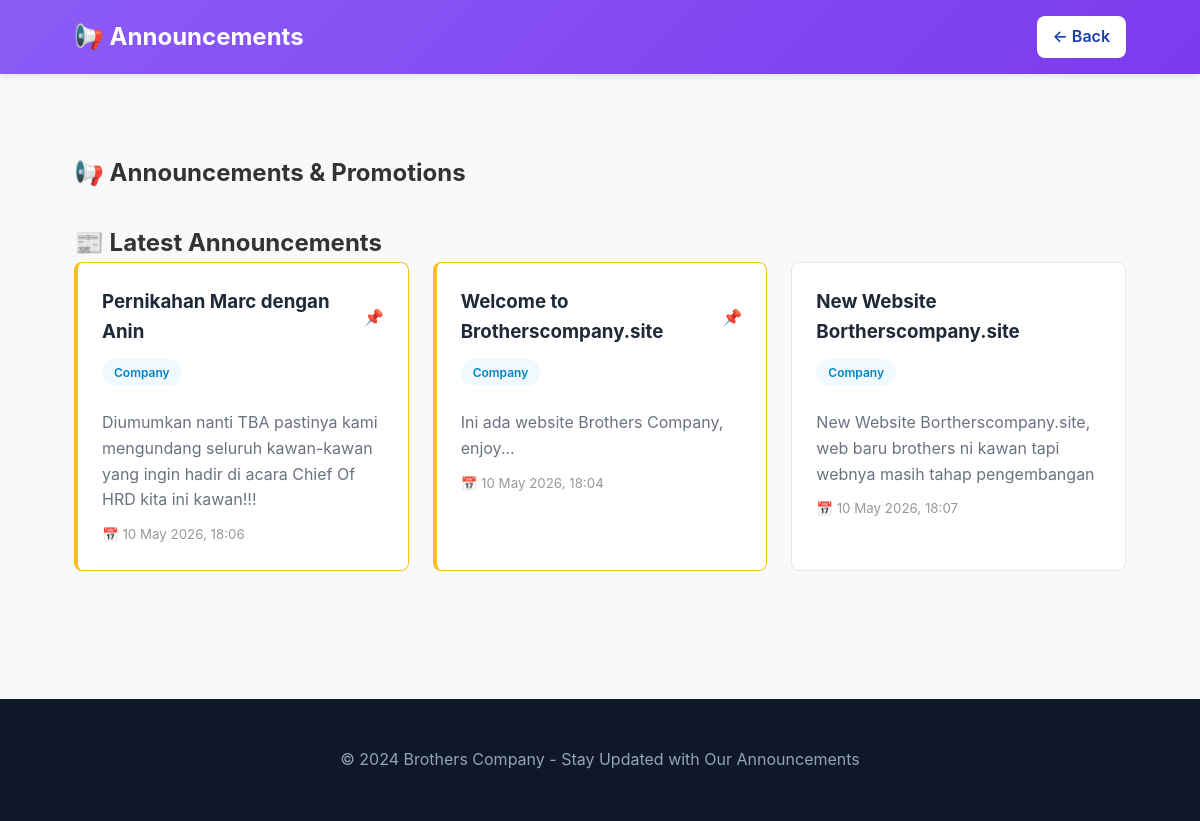
The app's page /announcements.php with its own data.
### tables this page shows
CREATE TABLE `announcements` (
  `id` int(11) NOT NULL,
  `title` varchar(200) NOT NULL,
  `content` text NOT NULL,
  `category` varchar(50) DEFAULT NULL,
  `pinned` tinyint(1) DEFAULT 0,
  `created_by` int(11) DEFAULT NULL,
  `created_at` timestamp NOT NULL DEFAULT current_timestamp()
);

### announcements.php (the view, shortened to what this page needs)
<?php include '../includes/config.php'; ?>
<!DOCTYPE html>
<html>
<head>
  <link rel="stylesheet" href="../assets/css/style.css">
</head>
<body>
<nav class="navbar" style="background: linear-gradient(135deg, #8b5cf6, #7c3aed);">
  <div class="navbar-container">
    <div class="navbar-logo">📢 Announcements</div>
    <a href="../index.php" class="navbar-btn">← Back</a>
  </div>
</nav>
<section class="section">
  <div class="container">
    <h1>📢 Announcements & Promotions</h1>
    <h2 style="margin-top: 2rem;">📰 Latest Announcements</h2>
    <div class="announcement-grid">
      <?php
      $result = mysqli_query($conn, "SELECT * FROM announcements ORDER BY pinned DESC, created_at DESC");
      if(mysqli_num_rows($result) > 0):
        while($row = mysqli_fetch_assoc($result)):
      ?>
      <div class="announcement-card <?php echo $row['pinned'] ? 'pinned' : ''; ?>">
        <h3>
          <?php echo $row['title']; ?>
          <?php if($row['pinned']): ?>
            <span class="pinned-badge" style="font-size: 16px;">📌</span>
          <?php endif; ?>
        </h3>
        <?php if($row['category']): ?>
          <span class="announcement-category"><?php echo $row['category']; ?></span>
        <?php endif; ?>
        <p><?php echo nl2br(htmlspecialchars($row['content'])); ?></p>
        <small>
          📅 <?php echo date('d M Y, H:i', strtotime($row['created_at'])); ?>
        </small>
      </div>
      <?php
        endwhile;
      else:
      ?>
      <p style="grid-column: 1/-1; text-align: center; padding: 2rem; color: #999;">
        Belum ada announcement
      </p>
      <?php endif; ?>
    </div>
  </div>
</section>
<footer class="footer">
  <p>&copy; 2024 Brothers Company - Stay Updated with Our Announcements</p>
</footer>
</body>
</html>

### assets/css/style.css (style rules this page uses)
* { margin: 0; padding: 0; box-sizing: border-box; }
body { font-family: 'Segoe UI', sans-serif; background: #f8f9fa; color: #333; }
.container { max-width: 1200px; margin: 0 auto; padding: 0 20px; }
.navbar { background: linear-gradient(135deg, #1e40af, #3b82f6); color: white; padding: 1rem 0; box-shadow: 0 2px 8px rgba(0,0,0,0.1); }
.navbar-container { display: flex; justify-content: space-between; align-items: center; max-width: 1200px; margin: 0 auto; padding: 0 20px; }
.navbar-logo { font-weight: bold; font-size: 1.5rem; }
.navbar-btn { background: white; color: #1e40af; padding: 0.5rem 1rem; border-radius: 0.5rem; text-decoration: none; font-weight: 600; cursor: pointer; border: none; }
.section { padding: 3rem 2rem; }
.footer { background: #1f2937; color: white; padding: 3rem 2rem; text-align: center; margin-top: 3rem; }
body { font-family: 'Inter', sans-serif; transition: background 0.5s ease; line-height: 1.6; overflow-x: hidden; }
.navbar { padding: 1rem 0; position: sticky; top: 0; z-index: 1000; transition: all 0.4s ease; }
.navbar-container { max-width: 1100px; margin: 0 auto; padding: 0 1.5rem; display: flex; justify-content: space-between; align-items: center; }
.container { max-width: 1100px; margin: 0 auto; padding: 0 1.5rem; }
.section { padding: 5rem 0; }
.footer { padding: 3rem 0; text-align: center; background: #0f172a; color: #94a3b8; }

### announcements.php (style rules this page uses)
.announcement-grid { display: grid; grid-template-columns: repeat(auto-fit, minmax(300px, 1fr)); gap: 1.5rem; }
.announcement-card { background: white; border: 0.5px solid #e5e7eb; border-radius: 0.5rem; padding: 1.5rem; transition: transform 0.3s, box-shadow 0.3s; }
.announcement-card.pinned { border-color: #fbbf24; border-left: 4px solid #fbbf24; }
.announcement-card h3 { margin: 0 0 0.75rem 0; color: #1f2937; display: flex; align-items: center; gap: 0.5rem; }
.announcement-card p { margin: 0.5rem 0; color: #6b7280; line-height: 1.6; }
.announcement-card small { color: #999; }
.announcement-category { display: inline-block; background: #f0f9ff; color: #0284c7; padding: 0.25rem 0.75rem; border-radius: 9999px; font-size: 12px; font-weight: 600; margin-bottom: 1rem; }
.pinned-badge { color: #fbbf24; font-weight: 700; }

### records on screen
announcements: title "Pernikahan Marc dengan Anin", category "Company", content "Diumumkan nanti TBA pastinya kami mengundang seluruh kawan-kawan yang ingin hadir di acara Chief Of HRD kita ini kawan!!!", created_at "10 May 2026, 18:06"
announcements: title "Welcome to Brotherscompany.site", category "Company", content "Ini ada website Brothers Company, enjoy...", created_at "10 May 2026, 18:04"
announcements: title "New Website Bortherscompany.site", category "Company", content "New Website Bortherscompany.site, web baru brothers ni kawan tapi webnya masih tahap pengembangan", created_at "10 May 2026, 18:07"
